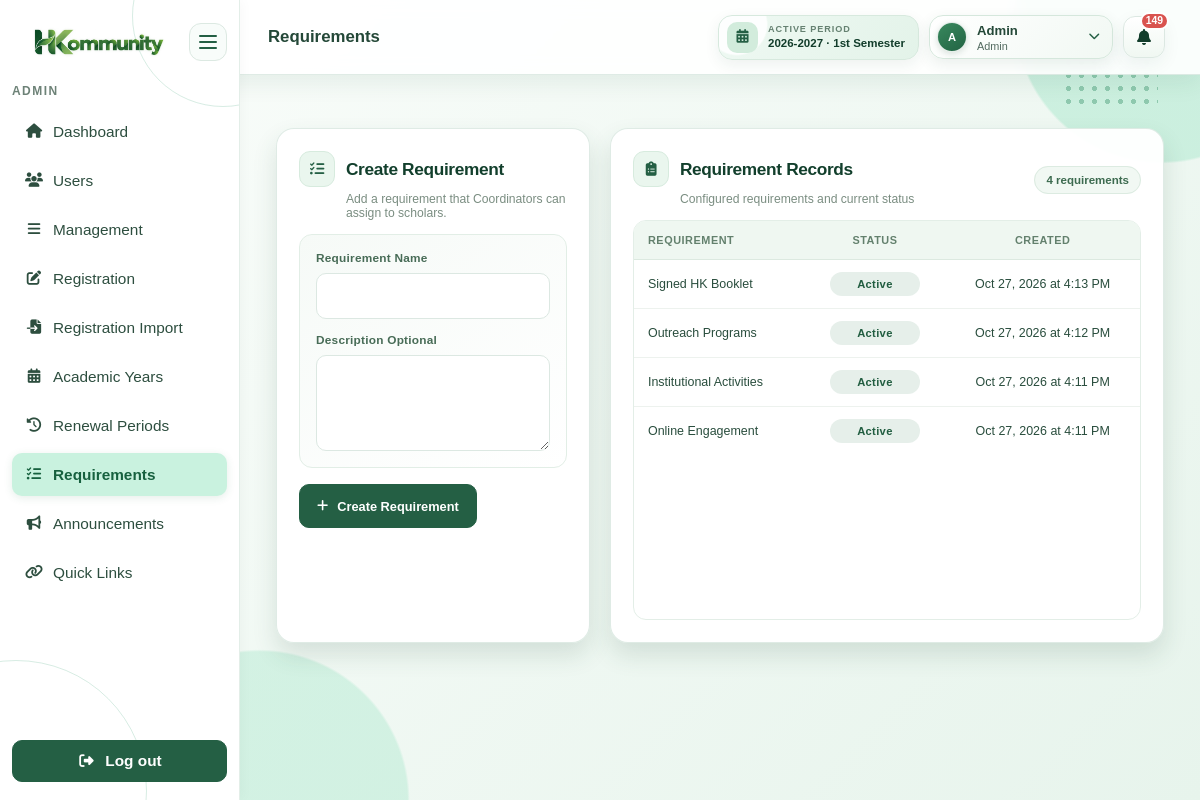
The app's page /public/admin/requirements.php (signed in), older data.
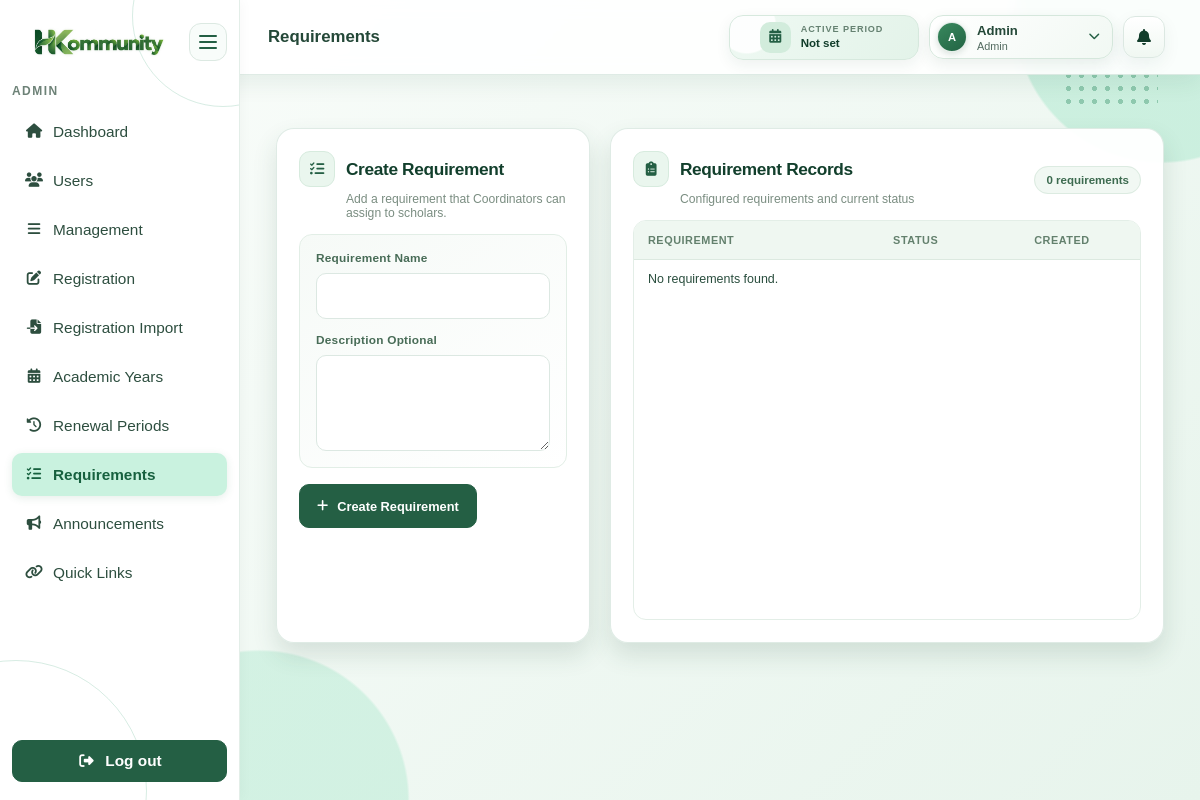
The same page, newer data.
### tables this page shows
CREATE TABLE `semesters` (
  `id` bigint(20) UNSIGNED NOT NULL,
  `academic_year_id` bigint(20) UNSIGNED NOT NULL,
  `semester` enum('1st Semester','2nd Semester') NOT NULL,
  `status` enum('active','inactive') NOT NULL DEFAULT 'inactive'
);

CREATE TABLE `academic_years` (
  `id` bigint(20) UNSIGNED NOT NULL,
  `academic_year` varchar(9) NOT NULL,
  `status` enum('active','inactive') NOT NULL DEFAULT 'inactive'
);

CREATE TABLE `requirements` (
  `id` bigint(20) UNSIGNED NOT NULL,
  `name` varchar(150) NOT NULL,
  `description` text DEFAULT NULL,
  `status` enum('active','inactive') NOT NULL DEFAULT 'active',
  `created_at` timestamp NOT NULL DEFAULT current_timestamp(),
  `updated_at` timestamp NOT NULL DEFAULT current_timestamp() ON UPDATE current_timestamp()
);

### app/views/components/helpers.php (called while the page is built, shortened)
<?php
function e(mixed $value): string
{
    return htmlspecialchars((string) $value, ENT_QUOTES, 'UTF-8');
}

### app/models/Notification.php (called while the page is built, shortened)
<?php
class Notification
{
    private PDO $pdo;
    public function __construct(PDO $pdo)
    {
        $this->pdo = $pdo;
    }
    public function getUnreadCount(int $userId): int
    {
        $stmt = $this->pdo->prepare(
            "SELECT COUNT(*) FROM notifications WHERE user_id = :user_id AND is_read = 0"
        );
        $stmt->execute(['user_id' => $userId]);
        return (int) $stmt->fetchColumn();
    }
}

### app/models/Requirement.php (called while the page is built, shortened)
<?php
class Requirement
{
    private PDO $pdo;
    public function __construct(PDO $pdo)
    {
        $this->pdo = $pdo;
    }
    public function all(): array
    {
        return $this->pdo->query(
            "SELECT * FROM requirements ORDER BY created_at DESC"
        )->fetchAll();
    }
}

### public/admin/requirements.php (the view, shortened to what the changed rows need)
<?php
require_once __DIR__ . '/../../config/database.php';
require_once __DIR__ . '/../../app/models/Requirement.php';
require_once __DIR__ . '/../../app/views/components/helpers.php';
$model = new Requirement($pdo);
$items = $model->all();
require __DIR__ . '/../../app/views/components/header.php';
?>
<main class="admin-requirements-main">
    <section class="duty-records-content admin-users-page admin-requirements-page">
        <div class="admin-requirements-layout">
        <section class="records-card admin-users-card admin-requirements-create-card" aria-labelledby="create-requirement-title">
            <div class="records-head">
                <div>
                    <h2 class="admin-users-section-title" id="create-requirement-title">
                        <span class="admin-users-section-icon"><i class="fa-solid fa-list-check" aria-hidden="true"></i></span>
                        Create Requirement
                    </h2>
                </div>
            </div>
        </section>
        <section class="records-card admin-users-card admin-requirements-records-card" aria-labelledby="requirement-records-title">
            <div class="records-head">
                <div>
                    <h2 class="admin-users-section-title" id="requirement-records-title">
                        <span class="admin-users-section-icon"><i class="fa-solid fa-clipboard-list" aria-hidden="true"></i></span>
                        Requirement Records
                    </h2>
                </div>
                <div class="admin-requirements-tools">
                    <span class="record-count"><?= e(count($items)) ?> requirements</span>
                </div>
            </div>
            <div class="table-scroll">
                <table class="data-table admin-role-table" id="admin-requirements-table">
                    <thead>
                        <tr>
                            <th>Requirement</th>
                            <th>Status</th>
                            <th>Created</th>
                        </tr>
                    </thead>
                    <tbody>
                        <?php foreach ($items as $item): ?>
                            <tr
                                class="admin-popout-row"
                                tabindex="0"
                                data-admin-dialog="admin-requirement-<?= e($item['id']) ?>"
                                aria-haspopup="dialog"
                                aria-controls="admin-requirement-<?= e($item['id']) ?>"
                            >
                                <td><?= e($item['name']) ?></td>
                                <td><span class="status-pill status-<?= e($item['status']) ?>"><?= e(ucfirst($item['status'])) ?></span></td>
                                <td><?= e((new DateTime($item['created_at']))->format('M j, Y \a\t g:i A')) ?></td>
                            </tr>
                        <?php endforeach; ?>
                        <?php if (!$items): ?>
                            <tr><td colspan="3">No requirements found.</td></tr>
                        <?php endif; ?>
                    </tbody>
                </table>
            </div>
        </section>
        </div>
    </section>
</main>
<?php
require __DIR__ . '/../../app/views/components/footer.php';
?>

### app/views/components/header.php (shortened to what the changed rows need)
<?php
require_once __DIR__ . '/../../models/Notification.php';
require_once __DIR__ . '/helpers.php';
$pageStyles = array_merge(['public/assets/css/users.css'], $pageStyles ?? []);
$sharedStyles = [
    'foundation.css',
    'dashboards.css',
    'duties.css',
    'coordinator.css',
    'admin.css',
    'scholar-records.css',
    'reports.css',
    'shared-pages.css',
    'components.css',
    'responsive.css',
    'scholar-pages.css',
    'admin-progress.css',
    'responsive-overrides.css',
    'descriptions.css',
];
$currentRole = $_SESSION['role'] ?? '';
$pageClass = trim(
    'app-page '
    . ($currentRole === 'admin' ? 'admin-portal ' : '')
    . ($currentRole === 'coordinator' ? 'coordinator-portal ' : '')
    . ($currentRole === 'scholar' ? 'scholar-portal ' : '')
    . ($pageClass ?? '')
);
$headerUnreadNotifications = 0;
$headerActivePeriod = null;
$headerScholarPeriodContext = null;
if (isset($pdo, $_SESSION['user_id'])) {
    $notificationModel = new Notification($pdo);
    $headerUnreadNotifications = $notificationModel->getUnreadCount((int) $_SESSION['user_id']);
    if ($currentRole === 'scholar') {
        $headerScholar = isset($scholar) && is_array($scholar)
            ? $scholar
            : (new Scholar($pdo))->findByUserId((int) $_SESSION['user_id']);
        if ($headerScholar) {
            $headerScholarPeriodContext = isset($scholarPeriodContext) && is_array($scholarPeriodContext)
                ? $scholarPeriodContext
                : ScholarPeriodContext::resolve($pdo, $headerScholar);
            $headerActivePeriod = $headerScholarPeriodContext['selected'];
        }
    } else {
        $activePeriodStmt = $pdo->query(
            "SELECT ay.academic_year, sm.semester
             FROM semesters sm
             JOIN academic_years ay ON ay.id = sm.academic_year_id
             WHERE sm.status = 'active' AND ay.status = 'active'
             ORDER BY ay.academic_year DESC,
                      FIELD(sm.semester, '1st Semester', '2nd Semester') DESC
             LIMIT 1"
        );
        $headerActivePeriod = $activePeriodStmt->fetch() ?: null;
    }
}
?>
<!DOCTYPE html>
<html lang="en">
<head>
    <link rel="stylesheet" href="<?= BASE_URL ?>public/assets/fontawesome/css/all.min.css?v=<?= filemtime(__DIR__ . '/../../../public/assets/fontawesome/css/all.min.css') ?>">
    <?php foreach ($sharedStyles as $style): ?>
        <link rel="stylesheet" href="<?= BASE_URL ?>public/assets/css/<?= e($style) ?>?v=<?= filemtime(__DIR__ . '/../../../public/assets/css/' . $style) ?>">
    <?php endforeach; ?>
    <?php foreach ($pageStyles as $style): ?>
        <link rel="stylesheet" href="<?= BASE_URL . ltrim($style, '/') ?>">
    <?php endforeach; ?>
</head>
<body class="<?= e($pageClass) ?>">
<header class="app-header">
    <div class="header-actions">
        <?php if ($currentRole === 'scholar' && $headerScholarPeriodContext): ?>
            <?php
            $periodRequestPath = parse_url((string) ($_SERVER['REQUEST_URI'] ?? ''), PHP_URL_PATH);
            $periodRequestPath = is_string($periodRequestPath) ? $periodRequestPath : BASE_URL . 'public/scholar/dashboard.php';
            $periodQuery = $_GET;
            unset($periodQuery['view_period_id']);
            $periodQuery['view_period_id'] = 'current';
            $currentPeriodUrl = $periodRequestPath . '?' . http_build_query($periodQuery);
            ?>
            <div class="header-menu period-menu">
                <button class="header-period-badge<?= $headerScholarPeriodContext['can_transact'] ? '' : ' is-read-only' ?>" type="button" aria-expanded="false" aria-controls="period-options" aria-label="Choose academic period">
                    <span class="header-period-icon"><i class="fa-solid fa-calendar-days" aria-hidden="true"></i></span>
                    <span class="header-period-copy">
                        <small><?= $headerScholarPeriodContext['can_transact'] ? 'ACTIVE PERIOD' : 'VIEWING HISTORY · READ ONLY' ?></small>
                        <b><?= $headerActivePeriod
                            ? e($headerActivePeriod['academic_year'] . ' · ' . $headerActivePeriod['semester'])
                            : 'No period selected' ?></b>
                    </span>
                    <i class="fa-solid fa-chevron-down header-period-chevron" aria-hidden="true"></i>
                </button>
                <div class="header-menu-options period-options" id="period-options" hidden>
                    <?php if ($headerScholarPeriodContext['current']): ?>
                        <a class="period-option<?= $headerScholarPeriodContext['can_transact'] ? ' is-selected' : '' ?>" href="<?= e($currentPeriodUrl) ?>">
                            <span><b><?= e($headerScholarPeriodContext['current']['academic_year'] . ' · ' . $headerScholarPeriodContext['current']['semester']) ?></b><small>Current active period</small></span>
                            <i class="fa-solid fa-circle-check" aria-hidden="true"></i>
                        </a>
                    <?php endif; ?>
                    <?php foreach ($headerScholarPeriodContext['periods'] as $period): ?>
                        <?php if ($headerScholarPeriodContext['current'] && (int) $period['id'] === (int) $headerScholarPeriodContext['current']['id']) { continue; } ?>
                        <?php
                        $periodQuery['view_period_id'] = (string) $period['id'];
                        $periodUrl = $periodRequestPath . '?' . http_build_query($periodQuery);
                        $isSelectedPeriod = $headerActivePeriod && (int) $headerActivePeriod['id'] === (int) $period['id'];
                        ?>
                        <a class="period-option<?= $isSelectedPeriod ? ' is-selected' : '' ?>" href="<?= e($periodUrl) ?>">
                            <span><b><?= e($period['academic_year'] . ' · ' . $period['semester']) ?></b><small><?= e($period['year_level']) ?> · View only</small></span>
                            <i class="fa-solid fa-lock" aria-hidden="true"></i>
                        </a>
                    <?php endforeach; ?>
                    <?php if (!$headerScholarPeriodContext['current'] && !$headerScholarPeriodContext['periods']): ?>
                        <p class="period-options-empty">No academic period history is available.</p>
                    <?php endif; ?>
                </div>
            </div>
        <?php else: ?>
            <button class="header-period-badge header-period-display" type="button" aria-expanded="false" aria-label="<?= $headerActivePeriod
                ? e('Active period: ' . $headerActivePeriod['academic_year'] . ' ' . $headerActivePeriod['semester'])
                : 'No active academic period' ?>">
                <span class="header-period-copy">
                    <small>ACTIVE PERIOD</small>
                    <b><?= $headerActivePeriod
                        ? e($headerActivePeriod['academic_year'] . ' · ' . $headerActivePeriod['semester'])
                        : 'Not set' ?></b>
                </span>
            </button>
        <?php endif; ?>
        <div class="header-menu notification-menu">
            <button class="notification-toggle" type="button" aria-expanded="false" aria-controls="notification-options" aria-label="Notifications">
                <i class="fa-solid fa-bell" aria-hidden="true"></i>
                <?php if ($headerUnreadNotifications > 0): ?><span class="notification-badge"><?= e($headerUnreadNotifications) ?></span><?php endif; ?>
            </button>
        </div>
    </div>
</header>

Row changes from the older to the newer data that the page shows:
removed semesters: academic_year+semester "2026-2027 · 1st Semester"
removed requirements: name "Signed HK Booklet", status "Active", created_at "Oct 27, 2026 at 4:13 PM"
removed requirements: name "Outreach Programs", status "Active", created_at "Oct 27, 2026 at 4:12 PM"
removed requirements: name "Institutional Activities", status "Active", created_at "Oct 27, 2026 at 4:11 PM"
removed requirements: name "Online Engagement", status "Active", created_at "Oct 27, 2026 at 4:11 PM"
Text that changed along with them:
count($items): "4" → "0"
$headerUnreadNotifications: "149" → (not shown)
text now shown: "Not set No requirements found."
